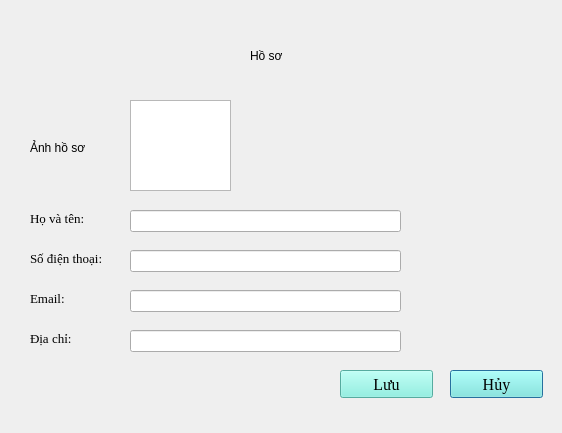
<?xml version="1.0" encoding="UTF-8"?>
<ui version="4.0">
 <class>profile</class>
 <widget class="QDialog" name="profile">
  <property name="geometry">
   <rect>
    <x>0</x>
    <y>0</y>
    <width>562</width>
    <height>433</height>
   </rect>
  </property>
  <property name="windowTitle">
   <string>Dialog</string>
  </property>
  <widget class="QLabel" name="lb_phone">
   <property name="geometry">
    <rect>
     <x>30</x>
     <y>250</y>
     <width>81</width>
     <height>16</height>
    </rect>
   </property>
   <property name="font">
    <font>
     <family>Times New Roman</family>
     <pointsize>10</pointsize>
    </font>
   </property>
   <property name="text">
    <string>Số điện thoại:</string>
   </property>
  </widget>
  <widget class="QLineEdit" name="le_phone">
   <property name="geometry">
    <rect>
     <x>130</x>
     <y>250</y>
     <width>271</width>
     <height>22</height>
    </rect>
   </property>
  </widget>
  <widget class="QLineEdit" name="le_address">
   <property name="geometry">
    <rect>
     <x>130</x>
     <y>330</y>
     <width>271</width>
     <height>22</height>
    </rect>
   </property>
  </widget>
  <widget class="QLabel" name="lb_fullname">
   <property name="geometry">
    <rect>
     <x>30</x>
     <y>210</y>
     <width>71</width>
     <height>16</height>
    </rect>
   </property>
   <property name="font">
    <font>
     <family>Times New Roman</family>
     <pointsize>10</pointsize>
    </font>
   </property>
   <property name="text">
    <string>Họ và tên:</string>
   </property>
  </widget>
  <widget class="QPushButton" name="pb_cancel">
   <property name="geometry">
    <rect>
     <x>450</x>
     <y>370</y>
     <width>93</width>
     <height>28</height>
    </rect>
   </property>
   <property name="font">
    <font>
     <family>Times New Roman</family>
     <pointsize>12</pointsize>
     <bold>false</bold>
    </font>
   </property>
   <property name="styleSheet">
    <string notr="true">background-color: rgb(121, 240, 223);
color: rgb(0, 0, 0);</string>
   </property>
   <property name="text">
    <string>Hủy</string>
   </property>
  </widget>
  <widget class="QPushButton" name="pb_save">
   <property name="geometry">
    <rect>
     <x>340</x>
     <y>370</y>
     <width>93</width>
     <height>28</height>
    </rect>
   </property>
   <property name="font">
    <font>
     <family>Times New Roman</family>
     <pointsize>12</pointsize>
     <bold>false</bold>
    </font>
   </property>
   <property name="styleSheet">
    <string notr="true">background-color: rgb(121, 240, 223);
color: rgb(0, 0, 0);</string>
   </property>
   <property name="text">
    <string>Lưu</string>
   </property>
  </widget>
  <widget class="QGraphicsView" name="gv_profile">
   <property name="geometry">
    <rect>
     <x>130</x>
     <y>100</y>
     <width>101</width>
     <height>91</height>
    </rect>
   </property>
   <property name="styleSheet">
    <string notr="true">QGraphicsView {
	border-image: url(:/pic/anhdaidien.jpg);

}</string>
   </property>
  </widget>
  <widget class="QLabel" name="lb_profile_picture">
   <property name="geometry">
    <rect>
     <x>30</x>
     <y>140</y>
     <width>61</width>
     <height>16</height>
    </rect>
   </property>
   <property name="styleSheet">
    <string notr="true">font: 10pt &quot;Times New Roman&quot;;
color: rgb(0, 0, 0);</string>
   </property>
   <property name="text">
    <string>Ảnh hồ sơ</string>
   </property>
  </widget>
  <widget class="QLineEdit" name="le_email">
   <property name="geometry">
    <rect>
     <x>130</x>
     <y>290</y>
     <width>271</width>
     <height>22</height>
    </rect>
   </property>
  </widget>
  <widget class="QLabel" name="lb_address">
   <property name="geometry">
    <rect>
     <x>30</x>
     <y>330</y>
     <width>55</width>
     <height>16</height>
    </rect>
   </property>
   <property name="font">
    <font>
     <family>Times New Roman</family>
     <pointsize>10</pointsize>
    </font>
   </property>
   <property name="text">
    <string>Địa chỉ:</string>
   </property>
  </widget>
  <widget class="QLabel" name="lb_email">
   <property name="geometry">
    <rect>
     <x>30</x>
     <y>290</y>
     <width>55</width>
     <height>16</height>
    </rect>
   </property>
   <property name="font">
    <font>
     <family>Times New Roman</family>
     <pointsize>10</pointsize>
    </font>
   </property>
   <property name="text">
    <string>Email:</string>
   </property>
  </widget>
  <widget class="QLineEdit" name="le_fullname">
   <property name="geometry">
    <rect>
     <x>130</x>
     <y>210</y>
     <width>271</width>
     <height>22</height>
    </rect>
   </property>
  </widget>
  <widget class="QLabel" name="lb_title">
   <property name="geometry">
    <rect>
     <x>250</x>
     <y>40</y>
     <width>91</width>
     <height>31</height>
    </rect>
   </property>
   <property name="styleSheet">
    <string notr="true">font: 700 22pt &quot;Times New Roman&quot;;
color: rgb(0, 0, 0);</string>
   </property>
   <property name="text">
    <string>Hồ sơ</string>
   </property>
  </widget>
 </widget>
 <resources/>
 <connections/>
</ui>
